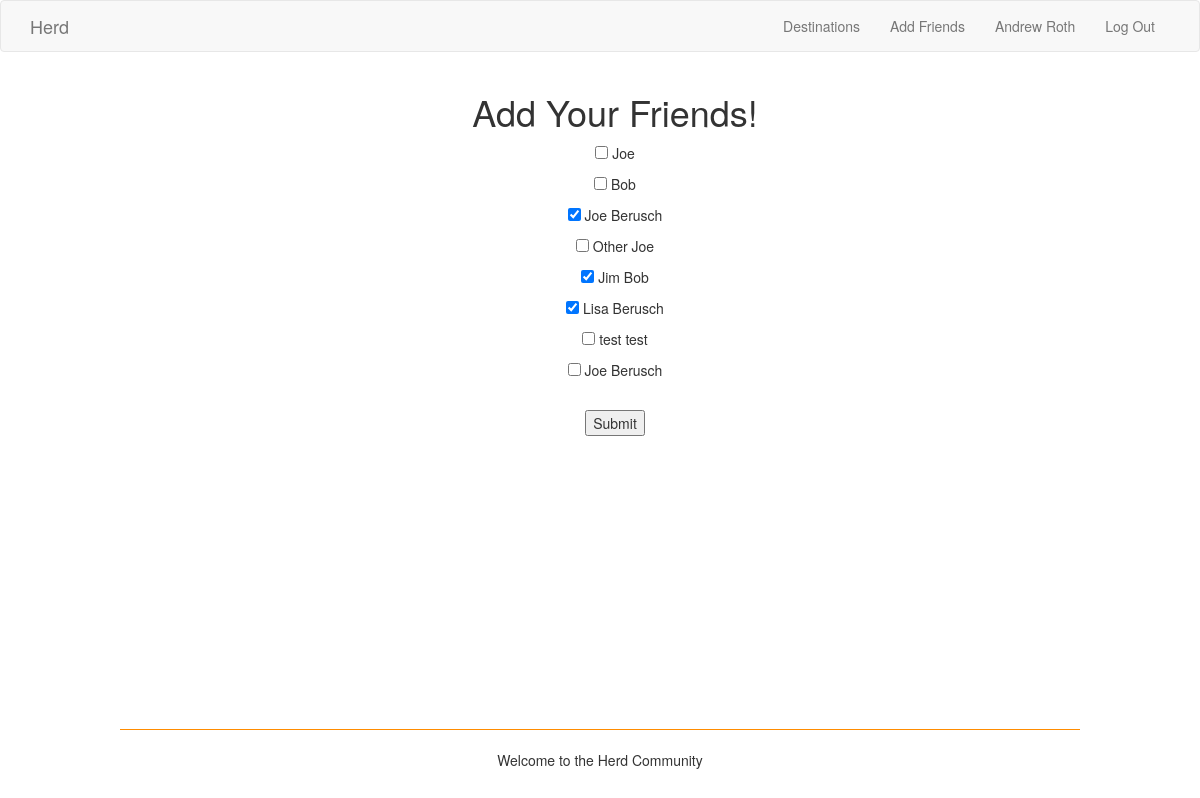
Page /add_friends (signed in) on the committed database.
### app/models.py (models this page shows, shortened)
class User(UserMixin, db.Model):
    __tablename__ = 'users'
    user_id = db.Column(db.Integer, primary_key=True)
    username = db.Column(db.String(80), index=True, unique=True)
    name = db.Column(db.String(120))
    email = db.Column(db.String(120), index=True, unique=True)
    destinations = db.relationship('Association', back_populates='user')
    friends = db.relationship('User',
        secondary=friendship_identifier,
        primaryjoin= user_id == friendship_identifier.c.user_id,
        secondaryjoin= user_id == friendship_identifier.c.friend_id)
    def get_id(self):
        return self.user_id

### app/routes.py (the view, shortened to what this page needs)
@app.route('/add_friends', methods=['GET', 'POST'])
@login_required
def add_friends():
    ulog('add_friends -> page access')
    users = User.query.all()
    users = filter(lambda u: u.user_id != current_user.user_id, users)
    return render_template('add_friends.html', users=users,
                            current_friends=current_user.friends if current_user.friends else [])

### app/helpers.py (called while the page is built)
def ulog(msg):
    fp = open('usage_logs.txt', 'a')
    print('--- ', current_user.username, ' ---- ', date.today(), ' ---', file=fp)
    print(msg, file=fp)
    fp.close()

### app/models.py (called while the page is built)
@login.user_loader
def load_user(id):
    return User.query.get(int(id))

### app/templates/add_friends.html
{% extends "base.html" %}
{% block app_content %}
<div class="container">
    <h1>Add Your Friends!</h1>
    <form method="POST" action="">
        {% for u in users %}
            <p><input type="checkbox" value="{{ u.user_id }}" name="friend_checkbox" {{ 'checked' if u in current_friends else '' }}> {{ u.name }}</input></p>
        {% endfor %}
        <br />
        <button type="submit">Submit</button>
    </form>
</div>
{% endblock %}

### app/templates/base.html (shortened to what this page needs)
{% extends 'bootstrap/base.html' %}
{% block navbar %}
    <nav class="navbar navbar-default">
        <div class="container">
            <div class="navbar-header">
                <a class="navbar-brand" href="{{ url_for('index') }}">Herd</a>
            </div>
            <div class="collapse navbar-collapse" id="bs-example-navbar-collapse-1">
                <ul class="nav navbar-nav navbar-right">
                    <li><a href="{{ url_for('list') }}">Destinations</a></li>
                    <li><a href="{{ url_for('add_friends') }}">Add Friends</a></li>
                    {% if current_user.is_authenticated %}
                    <li><a href="{{ url_for('user', username=current_user.username) }}">{{ current_user.name }}</a></li>
                    <li><a href="{{ url_for('logout') }}">Log Out</a></li>
                    {% else %}
                    <li><a href="{{ url_for('login') }}">Login</a></li>
                    <li><a href="{{ url_for('signup') }}">Sign Up</a></li>
                    {% endif %}
                </ul>
            </div>
        </div>
    </nav>
{% endblock %}
{% block content %}
    <link rel= "stylesheet" type= "text/css" href= "{{ url_for('static',filename='styles/base.css') }}">
    <div class="container text-center">
    {% block app_content %}{% endblock app_content %}
    <br />
    </div>
    {% block footer %}
    <div class="footer">
        <hr style="width: 80%; border-top: 1px solid darkorange;"/>
        <div class="text-center">
            <p>Welcome to the Herd Community</p>
        </div>
    <br />
    {% endblock footer %}
{% endblock content %}

### app/templates/base.html (style rules this page uses)
html { position: relative; min-height: 100%; }
body { margin-bottom: 91px; }
.footer { position: absolute; bottom: 0; width: 100%; height: 91px; }

### rows in the picture
User: name "Andrew Roth"
User: name "Joe"
User: name "Bob"
User: name "Joe Berusch"
User: name "Other Joe"
User: name "Jim Bob"
User: name "Lisa Berusch"
User: name "test test"
User: name "Joe Berusch"
